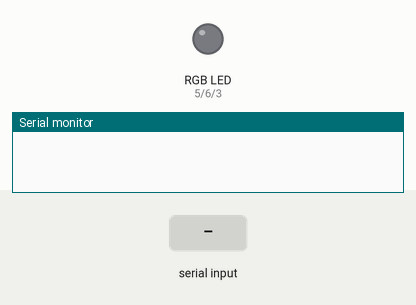
Simulated run of this sketch. Board: Arduino Uno, built with avr-gcc and run on an emulated ATmega328P. On the bench: an RGB LED mixed from three pins (HIGH = lit), the last lines printed to the serial monitor. The test bench sets the inputs (shaded band). Dim RGB values are drawn brighter than linear.

Above: at 1.2 s.
1.3 s: "90,45,200\n" received over Serial
At 2.5 s:
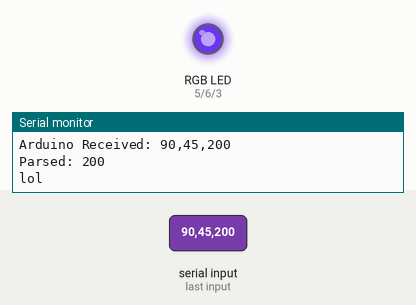
2.8 s: "90,45\n" received over Serial
At 4.0 s:
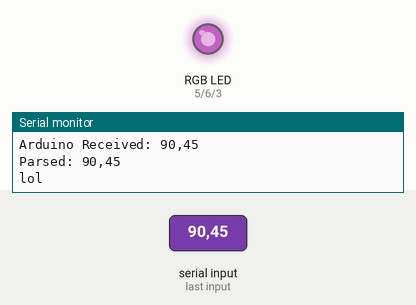
4.3 s: "5\n" received over Serial
At 5.1 s:
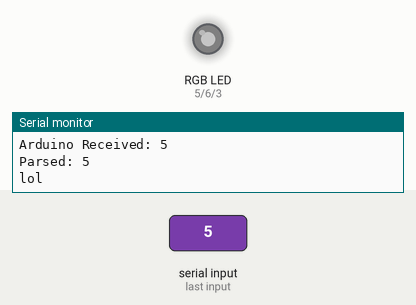
5.8 s: "30,150,10\n" received over Serial
At 7.0 s:
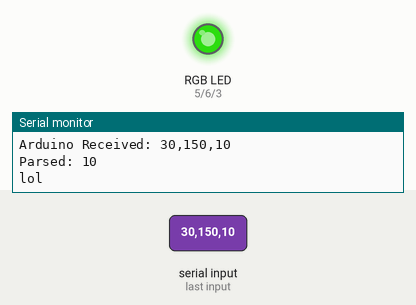
7.3 s: "90\n" received over Serial
At 8.5 s:
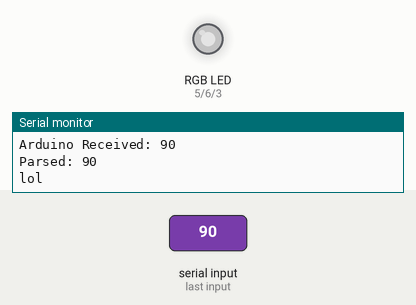
8.8 s: "200\n" received over Serial
At 9.8 s:
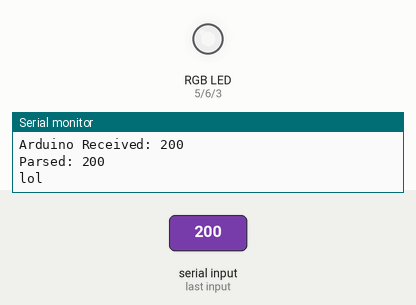
Timing chart, 0 to 11.3 s (numbered marks = the images above; inputs shaded):
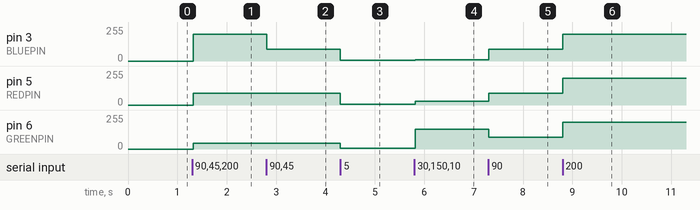

Measured:
- after the input at 1.3 s, pin 3 (BLUEPIN): 0/255 → 200/255 at once; pin 5 (REDPIN): 0/255 → 90/255 at once; pin 6 (GREENPIN): 0/255 → 45/255 at once
- after the input at 2.8 s, pin 3 (BLUEPIN): 200/255 → 90/255 at once
- after the input at 4.3 s, pin 3 (BLUEPIN), pin 5 (REDPIN): 90/255 → 5/255 at once; pin 6 (GREENPIN): 45/255 → 5/255 at once
- after the input at 5.8 s, pin 3 (BLUEPIN): 5/255 → 10/255 at once; pin 5 (REDPIN): 5/255 → 30/255 at once; pin 6 (GREENPIN): 5/255 → 150/255 at once
- after the input at 7.3 s, pin 3 (BLUEPIN): 10/255 → 90/255 at once; pin 5 (REDPIN): 30/255 → 90/255 at once; pin 6 (GREENPIN): 150/255 → 90/255 at once
- after the input at 8.8 s, pin 3 (BLUEPIN), pin 5 (REDPIN), pin 6 (GREENPIN): 90/255 → 200/255 at once

The sketch:

led_change_serial.ino
```cpp
// color swirl! connect an RGB LED to the PWM pins as indicated
// in the #defines
// public domain, enjoy!

#define REDPIN 5
#define GREENPIN 6
#define BLUEPIN 3

#define FADESPEED 20     // make this higher to slow down

String inData;

void setup() {
  pinMode(REDPIN, OUTPUT);
  pinMode(GREENPIN, OUTPUT);
  pinMode(BLUEPIN, OUTPUT);

  analogWrite(REDPIN,   0);
  analogWrite(BLUEPIN,  0);
  analogWrite(GREENPIN, 0);

  Serial.begin(9600);
}


void loop() {
  int r, g, b;
  String content = "";

    while (Serial.available() > 0)
    {
        char recieved = Serial.read();
        inData += recieved;

        // Process message when new line character is recieved
        if (recieved == '\n')
        {
            Serial.print("Arduino Received: ");
            Serial.print(inData);
            int commaIndex = inData.indexOf(',');
            int secondCommaIndex = inData.indexOf(',', commaIndex+1);

            String firstValue = inData.substring(0, commaIndex);
            String secondValue = inData.substring(commaIndex+1, secondCommaIndex);
            String thirdValue = inData.substring(secondCommaIndex+1, inData.length()-1); // To the end of the string

            Serial.print("Parsed: ");
            Serial.println(thirdValue);

            r = firstValue.toInt();
            g = secondValue.toInt();
            b = thirdValue.toInt();

            analogWrite(REDPIN,   r);
            analogWrite(BLUEPIN,  b);
            analogWrite(GREENPIN, g);
            inData = ""; // Clear recieved buffer
        }
        Serial.println("lol");
    }

}
```
